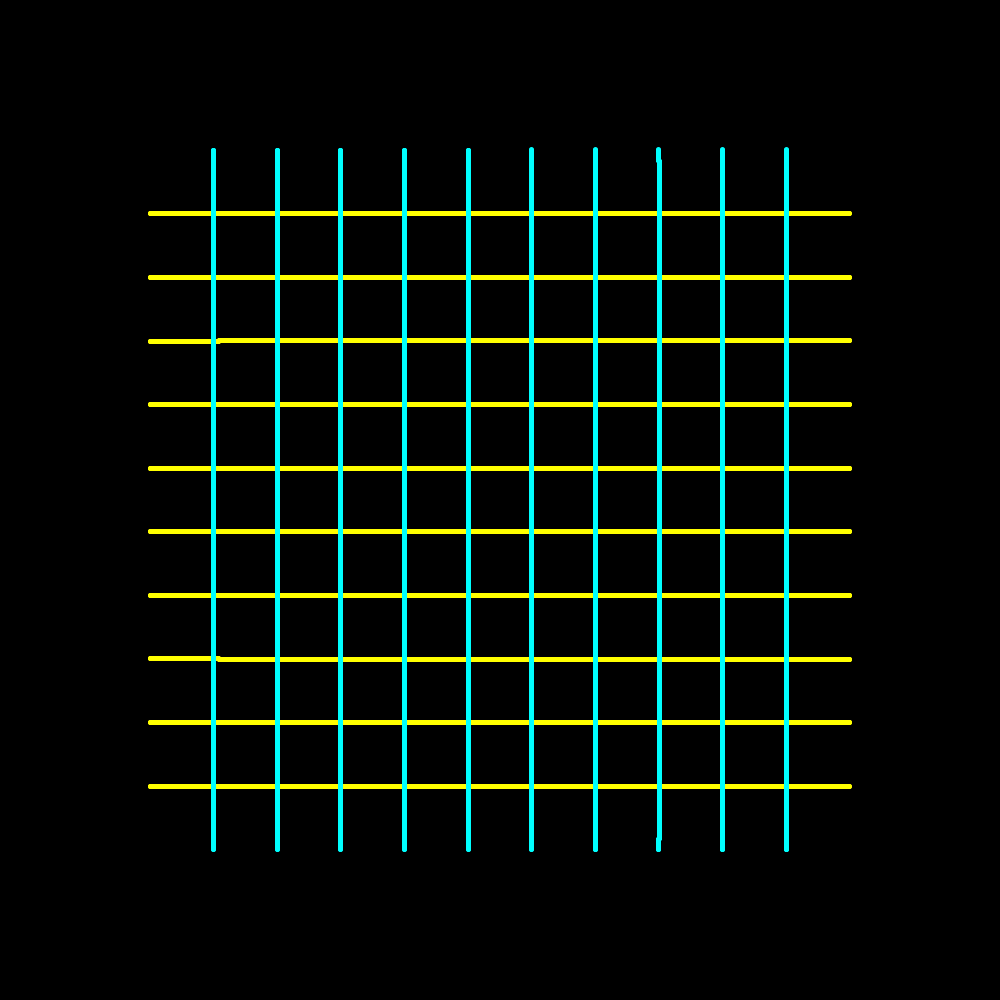
Frame 1 (no input)
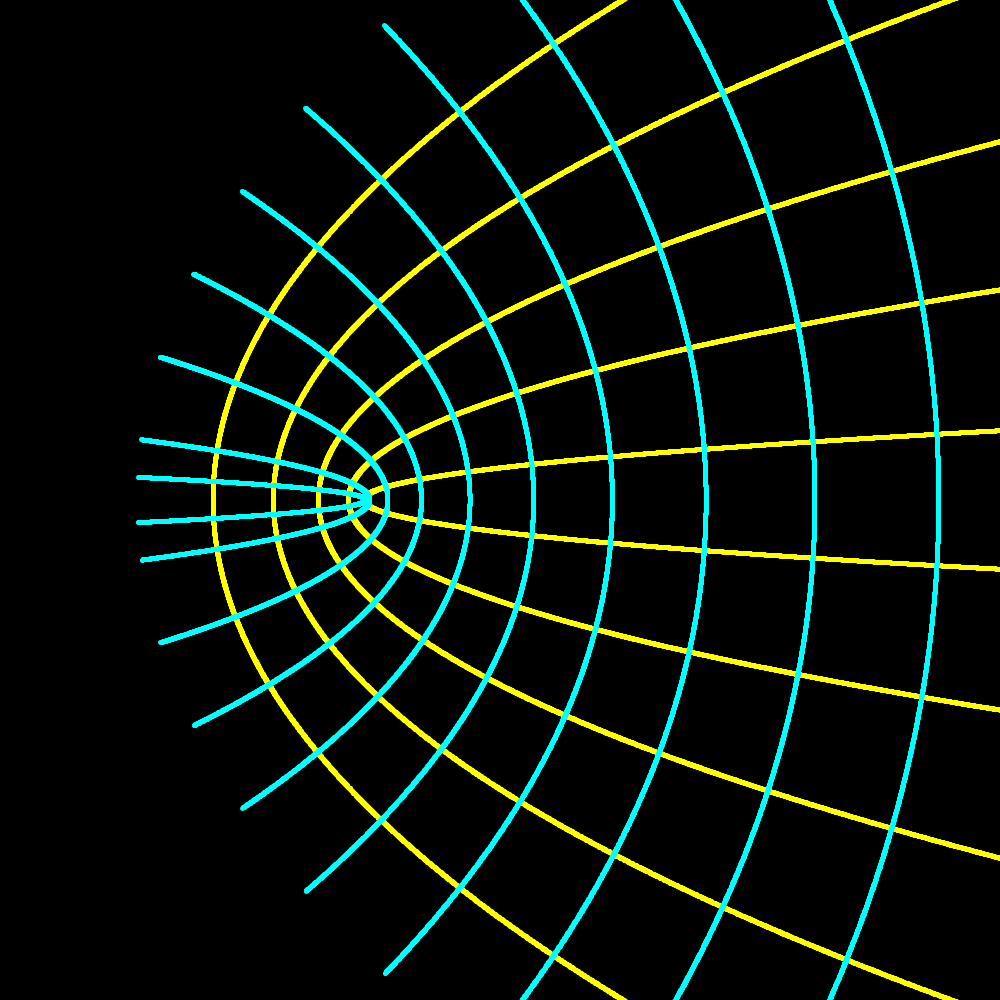
Frame 60 (the mouse pressed at the canvas centre just before this capture)
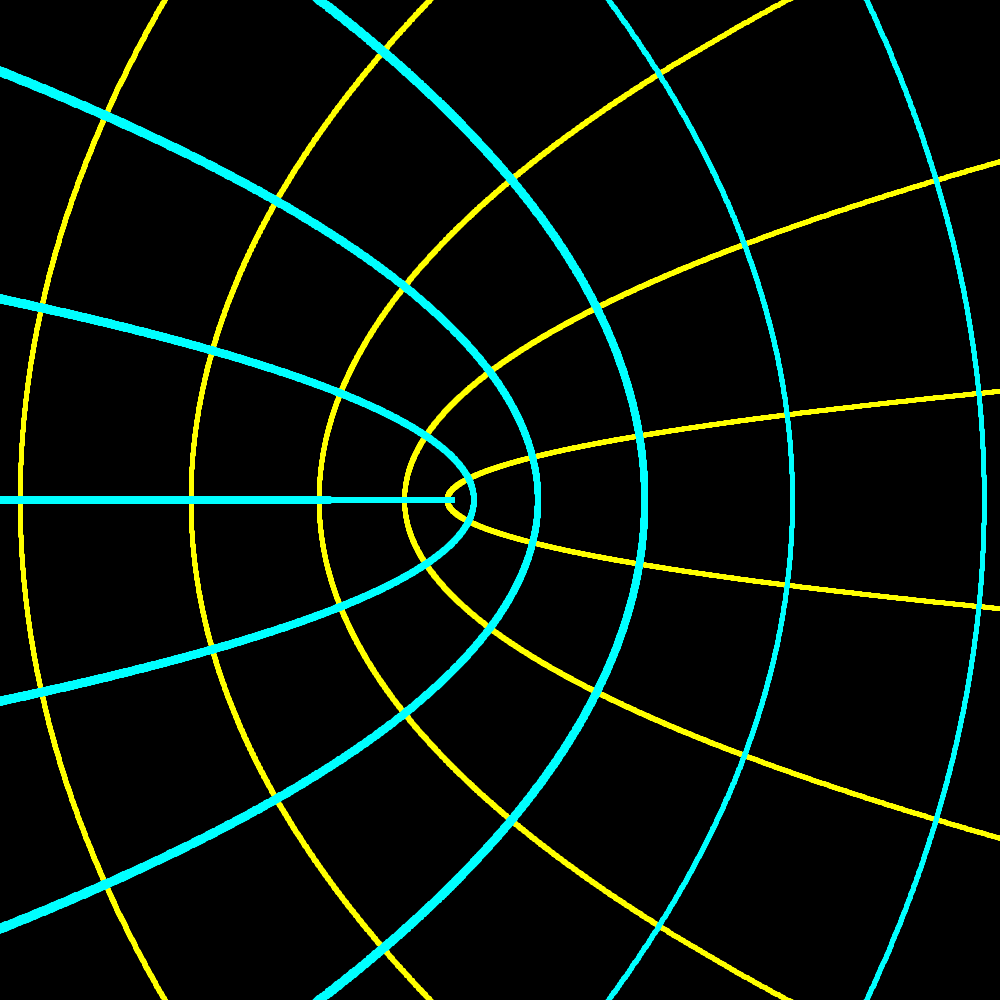
Frame 120 (the mouse held since frame 60 and released just before this capture)

The Processing sketch that drew these frames (run headless with seeded random() and noise(); from frame 60 on, the mouse is pressed at the canvas centre):

// Processing sketch: MadelbrotCoordSystem
// ── MadelbrotCoordSystem.pde
int particleCount = 2000; //<>// //<>// //<>//
int gridDens = 10;
int ticks = 150;

PVector gridStart, gridSize = new PVector(700, 700);

int framesPerDraw = 1;

PVector systemStart = new PVector(-2, -2), systemEnd = new PVector(2, 2);

ArrayList<ArrayList<Particle>> rows = new ArrayList<ArrayList<Particle>>();
ArrayList<ArrayList<Particle>> columns = new ArrayList<ArrayList<Particle>>();

void setup() {
  size(1000, 1000);
  gridStart = new PVector((width - gridSize.x) / 2, (height - gridSize.y) / 2);

  for (int i = 0; i < gridDens; i ++) {
    columns.add(new ArrayList<Particle>());
    ArrayList<Particle> line = columns.get(i);

    float x = (i + 1) * (gridSize.x / (gridDens + 1));
    float cX = map(x, 0, gridSize.x, systemStart.x, systemEnd.x);

    for (int k = 0; k < particleCount; k ++) {
      float y = k * (gridSize.y / particleCount);
      float cY = map(y, 0, gridSize.y, systemStart.y, systemEnd.y);

      line.add(new Particle(x, y, ticks));
      Particle particle = line.get(k);
      particle.c = new PVector(cX, cY);
      particle.z = new PVector(cX, cY);
    }
  }
  for (int i = 0; i < gridDens; i ++) {
    rows.add(new ArrayList<Particle>());
    ArrayList<Particle> line = rows.get(i);

    float y = (i + 1) * (gridSize.x / (gridDens + 1));
    float cY = map(y, 0, gridSize.y, systemStart.y, systemEnd.y);

    for (int k = 0; k < particleCount; k ++) {
      float x = k * (gridSize.y / particleCount);
      float cX = map(x, 0, gridSize.x, systemStart.x, systemEnd.x);
      line.add(new Particle(x, y, ticks));
      Particle particle = line.get(k);
      particle.c = new PVector(cX, cY);
      particle.z = new PVector(cX, cY);
    }
  }
}
void draw() {
  background(0);
  for (int i = 0; i < framesPerDraw; i++) {
    if (!rows.get(0).get(0).moving) {
      newTransformDest(rows);
      newTransformDest(columns);
    }

    tickLines(rows);
    tickLines(columns);
  }
  translate(gridStart.x, gridStart.y);

  strokeWeight(5);

  stroke(255, 255, 0);
  drawParticles(rows);

  stroke(0, 255, 255);
  drawParticles(columns);
}
void newTransformDest(ArrayList<ArrayList<Particle>> lines) {
  for (ArrayList<Particle> line : lines)
    for (Particle particle : line) {
      float img = particle.z.x * particle.z.y * 2 + particle.c.y;
      particle.z.x = particle.z.x * particle.z.x - particle.z.y * particle.z.y + particle.c.x;
      particle.z.y = img;

      particle.addPoint(map(particle.z.x, systemStart.x, systemEnd.x, 0, gridSize.x), map(particle.z.y, systemStart.y, systemEnd.y, 0, gridSize.y));
    }
}

void tickLines(ArrayList<ArrayList<Particle>> lines) {
  for (int k = 0; k < lines.size(); k++) {
    ArrayList<Particle> line = lines.get(k);
    for (int i = 0; i < line.size(); i++) {
      Particle particle = line.get(i);
      particle.tick();
      if (particle.pos.x > gridSize.x * 2 || particle.pos.x < -gridSize.x || particle.pos.y > gridSize.y * 2 || particle.pos.y < -gridSize.y) line.remove(i--);
    }
    if (line.isEmpty()) lines.remove(k);
  }
}

void drawParticles(ArrayList<ArrayList<Particle>> lines) {
  for (ArrayList<Particle> line : lines)
    for (int i = 1; i < line.size(); i++) {
      PVector pos1 = line.get(i - 1).pos;
      PVector pos2 = line.get(i).pos;
      line(pos1.x, pos1.y, pos2.x, pos2.y);
      //circle(pos2.x, pos2.y, 4);
    }
}
void keyPressed() {
}
void mousePressed() {
  if (mouseButton == LEFT) framesPerDraw++;
  if (mouseButton == RIGHT && framesPerDraw > 0) framesPerDraw--;
}

// ── Particle.pde
class Particle {
  ArrayList<Float> x = new ArrayList<Float>();
  ArrayList<Float> y = new ArrayList<Float>();
  PVector pos;
  PVector z = new PVector(0, 0);
  PVector c = new PVector(0, 0);
  float vX, vY, aX, aY;
  int detail;
  boolean moving = false;
  int tickCount = 0;

  Particle(float x, float y, int detail) {
    pos = new PVector(x, y);
    this.x.add(x);
    this.y.add(y);
    this.detail = detail;
  }

  void addPoint(float x, float y) {
    this.x.add(x);
    this.y.add(y);
  }

  void draw() {
    circle(pos.x, pos.y, 5);
  }

  void tick() {
    if (moving && tickCount >= detail) {
      x.remove(0);
      y.remove(0);
      vX = 0;
      vY = 0;
      pos.x = x.get(0);
      pos.y = y.get(0);

      moving = false;
      tickCount = 0;
    }

    if (!moving && x.size() > 1) {
      aX = (x.get(1) - x.get(0)) / (pow(detail/2, 2));
      aY = (y.get(1) - y.get(0)) / (pow(detail/2, 2));

      vX = 0;
      vY = 0;

      moving = true;
      tickCount = 0;
    }
    if (moving) {
      if (tickCount == detail/2) {
        aX *= -1;
        aY *= -1;
      }
      vX += aX;
      vY += aY;
      pos.x += vX;
      pos.y += vY;

      tickCount++;
    }
  }
}
